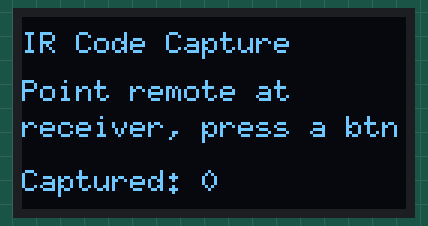
Recording of a sketch running on a simulated Arduino Uno, built with avr-gcc and run on an emulated ATmega328P. Shown: 128×64 one-colour display. What the sketch prints to the serial monitor is not drawn.

Above: at 0.7 s.

The sketch:

IR_Code_Capture.ino
```cpp
#include <Arduino.h>
#include <IRrecv.h>
#include <IRsend.h>
#include <IRutils.h>

#if __has_include(<U8g2lib.h>)
  #include <Wire.h>
  #include <U8g2lib.h>
  #define HAS_OLED 1
#else
  #define HAS_OLED 0
#endif

const uint16_t kRecvPin = 14;
const uint16_t kCaptureBufferSize = 1024;
const uint8_t  kTimeout = 50;
const uint32_t kBaudRate = 115200;

IRrecv irrecv(kRecvPin, kCaptureBufferSize, kTimeout, true);
decode_results results;

#if HAS_OLED
U8G2_SH1106_128X64_NONAME_F_HW_I2C u8g2(U8G2_R0, U8X8_PIN_NONE);
#endif

uint16_t captureCount = 0;

void updateOLED() {
#if HAS_OLED
  u8g2.clearBuffer();
  u8g2.setFont(u8g2_font_6x10_tf);
  u8g2.drawStr(0, 12, "IR Code Capture");
  u8g2.drawStr(0, 28, "Point remote at");
  u8g2.drawStr(0, 40, "receiver, press a btn");
  u8g2.setCursor(0, 58);
  u8g2.print("Captured: ");
  u8g2.print(captureCount);
  u8g2.sendBuffer();
#endif
}

void setup() {
  Serial.begin(kBaudRate);
  delay(500);

#if HAS_OLED
  u8g2.begin();
#endif

  irrecv.setUnknownThreshold(12);
  irrecv.enableIRIn();
  updateOLED();

  Serial.println();
  Serial.println("======================================================");
  Serial.println(" IR CODE CAPTURE - ready.");
  Serial.println(" Point your AC remote at the IR receiver and press a button.");
  Serial.println("======================================================");
}

void loop() {
  if (irrecv.decode(&results)) {
    Serial.println();
    Serial.println("---------------------- CAPTURED ----------------------");
    Serial.println(resultToHumanReadableBasic(&results));
    Serial.println(resultToSourceCode(&results));
    Serial.println("--------------------------------------------------------");
    Serial.println(">> Copy the array above into ac_codes.h and rename it.");

    captureCount++;
    updateOLED();
    irrecv.resume();
  }
}
```
